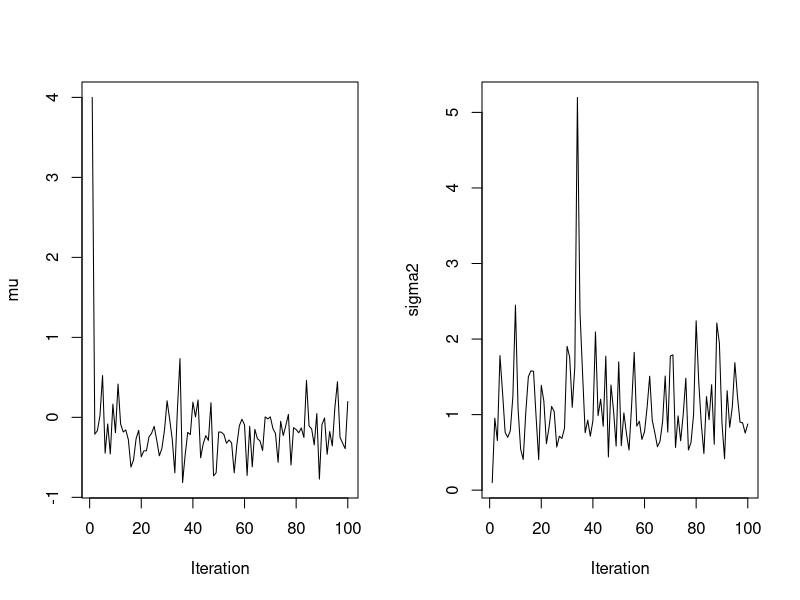
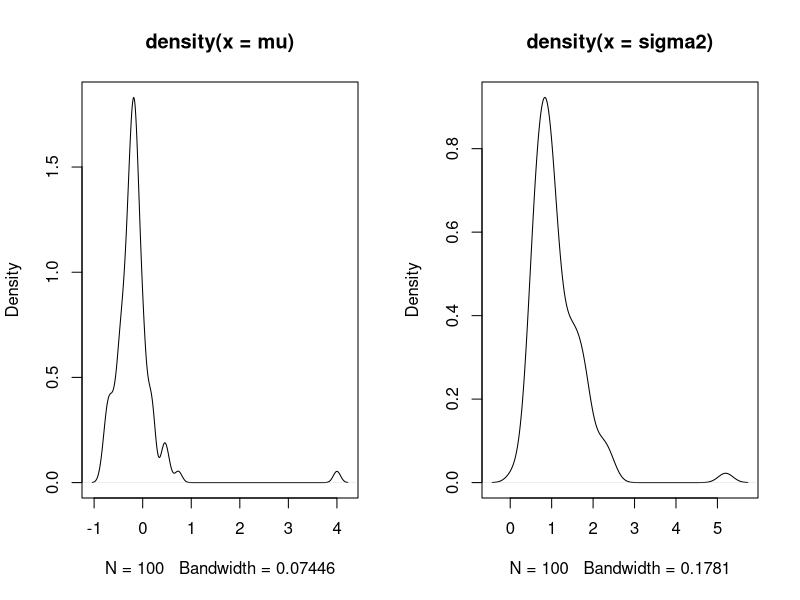
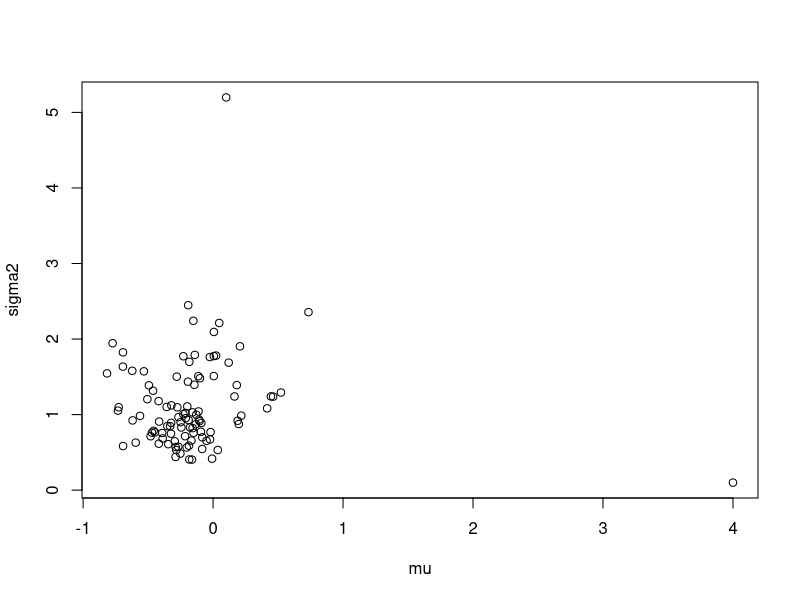
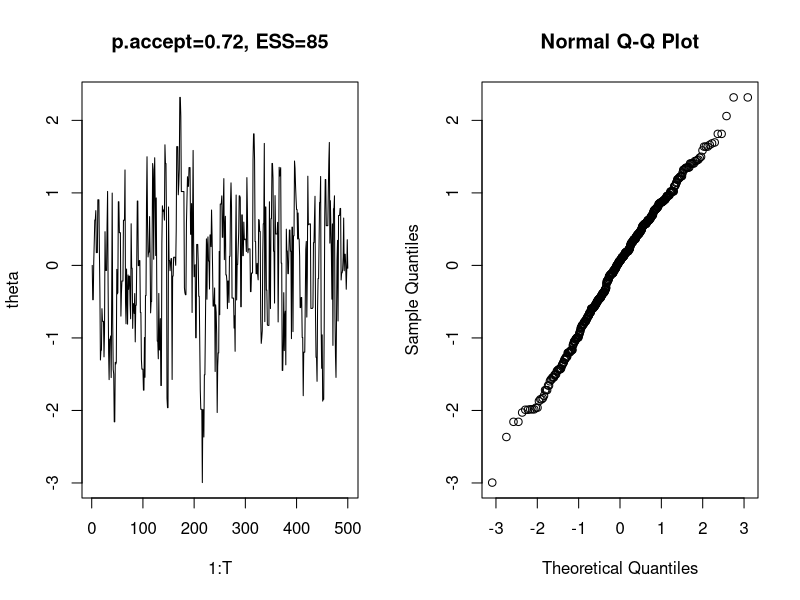
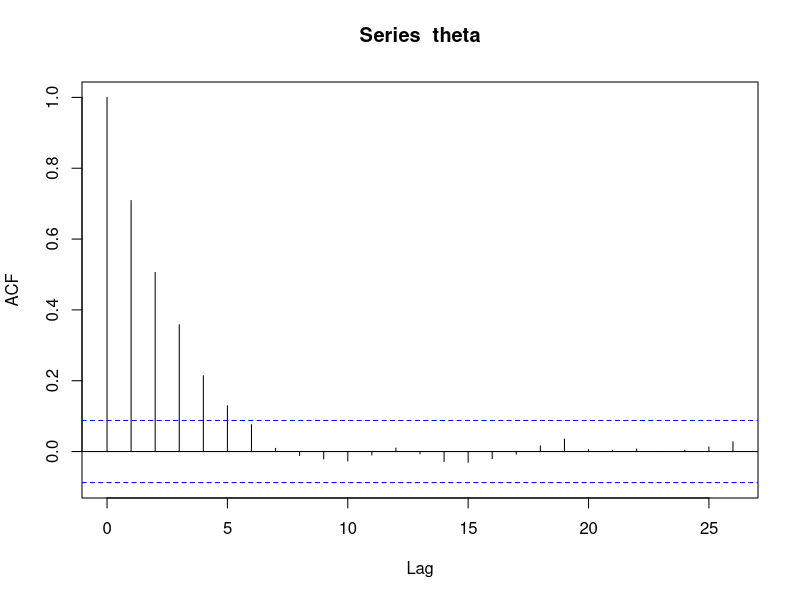

Write R code to recreate these figures, in order.
## ---- chunk 1
post_mean <- 7/(6.6)
CI_left_bound <- qgamma(0.025,7,6.6)
CI_right_bound <- qgamma(0.975,7,6.6)
cat("The posterior mean is ", post_mean)
## ---- chunk 2
cat("The 95% CI is (", CI_left_bound, ",", CI_right_bound, ")" )
## ---- chunk 3
# Alternative approach through random sampling
sample_from_posterior <- rgamma(100000,7,6.6)
post_mean_sample <- mean(sample_from_posterior)
CI_left_bound_sample <- quantile(sample_from_posterior, 0.025)
CI_right_bound_sample <- quantile(sample_from_posterior, 0.975)
cat("The posterior mean from the random sample from the posterior is ", post_mean_sample)
## ---- chunk 4
cat("The 95% CI from the random sample is (", CI_left_bound_sample, ",", CI_right_bound_sample, ")" )
## ---- chunk 5
#Example Gibbs sampler, for X~N(mu,sigma^2) when mu and sigma are unknown
# normal(phi,tau^2) prior on mu and IG on sigma^2(alpha,beta)
#Further down is code to run the example in OpenBUGS and JAGS

#Uncomment this line if you want to get the same answer each time you run it
set.seed(1293820)

#Priors
phi<-0
tau2<-1
alpha<-0.1
beta<-0.01

#Simulate some data
n<-10
x<-rnorm(n,0,1)
xbar<-mean(x)

#Number of samples to take in the chain
T<-100
#Create space to store the Markov chain in 
mu<-sigma2<-numeric(T)

#Set starting values
mu[1]<-4
sigma2[1]<-0.1

#Run the Gibbs sampler 
for(t in 1:(T-1)){
  mu[t+1]<-rnorm(1,(tau2*n*xbar + sigma2[t]*phi)/(tau2*n + sigma2[t]),
            sqrt(sigma2[t]*tau2/(tau2*n+sigma2[t])))
  sigma2[t+1]<-1/rgamma(1,shape=n/2 + alpha,
                          rate=1/2*sum((x-mu[t+1])^2) + beta)
}

#Produce trace plots of the outputs
par(mfrow=c(1,2))
plot(1:T,mu,xlab="Iteration",ylab="mu",type="l")
plot(1:T,sigma2,xlab="Iteration",ylab="sigma2",type="l")
par(mfrow=c(1,1))

#Produce density plots of the outputs
#(Note - you'd want to remove some initial samples as burn-in
# before using the samples for inference)
par(mfrow=c(1,2))
plot(density(mu))
plot(density(sigma2))
par(mfrow=c(1,1))

#Produce bivariate plot of samples
plot(mu,sigma2,type="p")

posteriormean_mu=mean(mu)
sortsample=sort(mu)
left95interval=(sortsample[2]+sortsample[3])/2
right95interval=(sortsample[97]+sortsample[98])/2
cat("posterior mean for mu=",posteriormean_mu, sep=c(""))
cat(" ", sep=c("\n"))
cat("95% credible interval=(",left95interval,",",right95interval,")", sep=c(""))

posteriormean_sigma2=mean(sigma2)
sortsample=sort(sigma2)
left95interval=(sortsample[2]+sortsample[3])/2
right95interval=(sortsample[97]+sortsample[98])/2
cat("posterior mean for sigma^2=",posteriormean_sigma2, sep=c(""))
cat(" ", sep=c("\n"))
cat("95% credible interval=(",left95interval,",",right95interval,")", sep=c(""))

# Of course, if you were to write your own code not as a very basic example, 
# but to properly perform some analysis,
# you would have to allow for a burn-in, and to also obtain additional inferences and 
# diagnostic plots 
## ---- chunk 6
# Example of Metropolis sampling.
# Sampling from the standard Normal distribution. 

T<-500
#Variability of the normal distribution proposal
std<-sqrt(1) # Try 0.01,1,10,100 

#store samples
theta<-numeric(T)
#store number of acceptances
n.accept<-0

#starting value
theta[1]<-0
for (i in 1:(T-1)){
  phi<-rnorm(1,theta[i],std)  
  alpha<-min(c(1,exp(-0.5*(phi^2-theta[i]^2))))
  if(runif(1)<alpha) {
    theta[i+1]<-phi
    n.accept<-n.accept+1
  } else {
    theta[i+1]<-theta[i]
  }
}
p.accept<-n.accept/T

#Calculate effective sample size
library(coda)
chain<-mcmc(theta)
ess<-effectiveSize(chain)

#Plot using home-grown code
par(mfrow=c(1,2))
plot(1:T,theta,type="l",main=paste("p.accept=",format(p.accept,digits=2),", ESS=",format(ess,digits=1),sep=""))
qqnorm(theta)
#hist(theta)
par(mfrow=c(1,1))
acf(theta)
summary(theta)
sd(theta)

# For an analysis (rather than an illustration of the MH sampler properties)
#  remember to discard the burn-in sample. 
